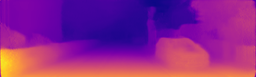
#> input picture rgb_depth.png, 256 x 77 px, shrunk from 937 x 283 before the run
$ jupyter execute SemiGlobalMatching_exam.ipynb
#> lines starting #> are read from the running program, lines starting #| are printed output that depends on the picture
[cell 1]
"""
python implementation of the semi-global matching algorithm from Stereo Processing by Semi-Global Matching
and Mutual Information (https://core.ac.uk/download/pdf/11134866.pdf) by Heiko Hirschmuller.

author: David-Alexandre Beaupre
date: 2019/07/12
"""

import argparse
import sys
import time as t

import cv2
import numpy as np


class Direction:
    def __init__(self, direction=(0, 0), name='invalid'):
        """
        represent a cardinal direction in image coordinates (top left = (0, 0) and bottom right = (1, 1)).
        :param direction: (x, y) for cardinal direction.
        :param name: common name of said direction.
        """
        self.direction = direction
        self.name = name


# 8 defined directions for sgm
N = Direction(direction=(0, -1), name='north')
NE = Direction(direction=(1, -1), name='north-east')
E = Direction(direction=(1, 0), name='east')
SE = Direction(direction=(1, 1), name='south-east')
S = Direction(direction=(0, 1), name='south')
SW = Direction(direction=(-1, 1), name='south-west')
W = Direction(direction=(-1, 0), name='west')
NW = Direction(direction=(-1, -1), name='north-west')


class Paths:
    def __init__(self):
        """
        represent the relation between the directions.
        """
        self.paths = [N, NE, E, SE, S, SW, W, NW]
        self.size = len(self.paths)
        self.effective_paths = [(E,  W), (SE, NW), (S, N), (SW, NE)]


class Parameters:
    def __init__(self, max_disparity=64, P1=5, P2=70, csize=(7, 7), bsize=(3, 3)):
        """
        represent all parameters used in the sgm algorithm.
        :param max_disparity: maximum distance between the same pixel in both images.
        :param P1: penalty for disparity difference = 1
        :param P2: penalty for disparity difference > 1
        :param csize: size of the kernel for the census transform.
        :param bsize: size of the kernel for blurring the images and median filtering.
        """
        self.max_disparity = max_disparity
        self.P1 = P1
        self.P2 = P2
        self.csize = csize
        self.bsize = bsize


def load_images(left_name, right_name, parameters):
    """
    read and blur stereo image pair.
    :param left_name: name of the left image.
    :param right_name: name of the right image.
    :param parameters: structure containing parameters of the algorithm.
    :return: blurred left and right images.
    """
    left = cv2.imread(left_name, 0)
    left = cv2.GaussianBlur(left, parameters.bsize, 0, 0)
    right = cv2.imread(right_name, 0)
    right = cv2.GaussianBlur(right, parameters.bsize, 0, 0)
    return left, right


def get_indices(offset, dim, direction, height):
    """
    for the diagonal directions (SE, SW, NW, NE), return the array of indices for the current slice.
    :param offset: difference with the main diagonal of the cost volume.
    :param dim: number of elements along the path.
    :param direction: current aggregation direction.
    :param height: H of the cost volume.
    :return: arrays for the y (H dimension) and x (W dimension) indices.
    """
    y_indices = []
    x_indices = []

    for i in range(0, dim):
        if direction == SE.direction:
            if offset < 0:
                y_indices.append(-offset + i)
                x_indices.append(0 + i)
            else:
                y_indices.append(0 + i)
                x_indices.append(offset + i)

        if direction == SW.direction:
            if offset < 0:
                y_indices.append(height + offset - i)
                x_indices.append(0 + i)
            else:
                y_indices.append(height - i)
                x_indices.append(offset + i)

    return np.array(y_indices), np.array(x_indices)


def get_path_cost(slice, offset, parameters):
    """
    part of the aggregation step, finds the minimum costs in a D x M slice (where M = the number of pixels in the
    given direction)
    :param slice: M x D array from the cost volume.
    :param offset: ignore the pixels on the border.
    :param parameters: structure containing parameters of the algorithm.
    :return: M x D array of the minimum costs for a given slice in a given direction.
    """
    other_dim = slice.shape[0]
    disparity_dim = slice.shape[1]

    disparities = [d for d in range(disparity_dim)] * disparity_dim
    disparities = np.array(disparities).reshape(disparity_dim, disparity_dim)

    penalties = np.zeros(shape=(disparity_dim, disparity_dim), dtype=slice.dtype)
    penalties[np.abs(disparities - disparities.T) == 1] = parameters.P1
    penalties[np.abs(disparities - disparities.T) > 1] = parameters.P2

    minimum_cost_path = np.zeros(shape=(other_dim, disparity_dim), dtype=slice.dtype)
    minimum_cost_path[offset - 1, :] = slice[offset - 1, :]

    for i in range(offset, other_dim):
        previous_cost = minimum_cost_path[i - 1, :]
        current_cost = slice[i, :]
        costs = np.repeat(previous_cost, repeats=disparity_dim, axis=0).reshape(disparity_dim, disparity_dim)
        costs = np.amin(costs + penalties, axis=0)
        minimum_cost_path[i, :] = current_cost + costs - np.amin(previous_cost)
    return minimum_cost_path


def aggregate_costs(cost_volume, parameters, paths):
    """
    second step of the sgm algorithm, aggregates matching costs for N possible directions (8 in this case).
    :param cost_volume: array containing the matching costs.
    :param parameters: structure containing parameters of the algorithm.
    :param paths: structure containing all directions in which to aggregate costs.
    :return: H x W x D x N array of matching cost for all defined directions.
    """
    height = cost_volume.shape[0]
    width = cost_volume.shape[1]
    disparities = cost_volume.shape[2]
    start = -(height - 1)
    end = width - 1

    aggregation_volume = np.zeros(shape=(height, width, disparities, paths.size), dtype=cost_volume.dtype)

    path_id = 0
    for path in paths.effective_paths:
        print('\tProcessing paths {} and {}...'.format(path[0].name, path[1].name), end='')
        sys.stdout.flush()
        dawn = t.time()

        main_aggregation = np.zeros(shape=(height, width, disparities), dtype=cost_volume.dtype)
        opposite_aggregation = np.copy(main_aggregation)

        main = path[0]
        if main.direction == S.direction:
            for x in range(0, width):
                south = cost_volume[0:height, x, :]
                north = np.flip(south, axis=0)
                main_aggregation[:, x, :] = get_path_cost(south, 1, parameters)
                opposite_aggregation[:, x, :] = np.flip(get_path_cost(north, 1, parameters), axis=0)

        if main.direction == E.direction:
            for y in range(0, height):
                east = cost_volume[y, 0:width, :]
                west = np.flip(east, axis=0)
                main_aggregation[y, :, :] = get_path_cost(east, 1, parameters)
                opposite_aggregation[y, :, :] = np.flip(get_path_cost(west, 1, parameters), axis=0)

        if main.direction == SE.direction:
            for offset in range(start, end):
                south_east = cost_volume.diagonal(offset=offset).T
                north_west = np.flip(south_east, axis=0)
                dim = south_east.shape[0]
                y_se_idx, x_se_idx = get_indices(offset, dim, SE.direction, None)
                y_nw_idx = np.flip(y_se_idx, axis=0)
                x_nw_idx = np.flip(x_se_idx, axis=0)
                main_aggregation[y_se_idx, x_se_idx, :] = get_path_cost(south_east, 1, parameters)
                opposite_aggregation[y_nw_idx, x_nw_idx, :] = get_path_cost(north_west, 1, parameters)

        if main.direction == SW.direction:
            for offset in range(start, end):
                south_west = np.flipud(cost_volume).diagonal(offset=offset).T
                north_east = np.flip(south_west, axis=0)
                dim = south_west.shape[0]
                y_sw_idx, x_sw_idx = get_indices(offset, dim, SW.direction, height - 1)
                y_ne_idx = np.flip(y_sw_idx, axis=0)
                x_ne_idx = np.flip(x_sw_idx, axis=0)
                main_aggregation[y_sw_idx, x_sw_idx, :] = get_path_cost(south_west, 1, parameters)
                opposite_aggregation[y_ne_idx, x_ne_idx, :] = get_path_cost(north_east, 1, parameters)

        aggregation_volume[:, :, :, path_id] = main_aggregation
        aggregation_volume[:, :, :, path_id + 1] = opposite_aggregation
        path_id = path_id + 2

        dusk = t.time()
        print('\t(done in {:.2f}s)'.format(dusk - dawn))

    return aggregation_volume


def compute_costs(left, right, parameters, save_images):
    """
    first step of the sgm algorithm, matching cost based on census transform and hamming distance.
    :param left: left image.
    :param right: right image.
    :param parameters: structure containing parameters of the algorithm.
    :param save_images: whether to save census images or not.
    :return: H x W x D array with the matching costs.
    """
    assert left.shape[0] == right.shape[0] and left.shape[1] == right.shape[1], 'left & right must have the same shape.'
    assert parameters.max_disparity > 0, 'maximum disparity must be greater than 0.'

    height = left.shape[0]
    width = left.shape[1]
    cheight = parameters.csize[0]
    cwidth = parameters.csize[1]
    y_offset = int(cheight / 2)
    x_offset = int(cwidth / 2)
    disparity = parameters.max_disparity

    left_img_census = np.zeros(shape=(height, width), dtype=np.uint8)
    right_img_census = np.zeros(shape=(height, width), dtype=np.uint8)
    left_census_values = np.zeros(shape=(height, width), dtype=np.uint64)
    right_census_values = np.zeros(shape=(height, width), dtype=np.uint64)

    print('\tComputing left and right census...', end='')
    sys.stdout.flush()
    dawn = t.time()
    # pixels on the border will have no census values
    for y in range(y_offset, height - y_offset):
        for x in range(x_offset, width - x_offset):
            left_census = np.int64(0)
            center_pixel = left[y, x]
            reference = np.full(shape=(cheight, cwidth), fill_value=center_pixel, dtype=np.int64)
            image = left[(y - y_offset):(y + y_offset + 1), (x - x_offset):(x + x_offset + 1)]
            comparison = image - reference
            for j in range(comparison.shape[0]):
                for i in range(comparison.shape[1]):
                    if (i, j) != (y_offset, x_offset):
                        left_census = left_census << 1
                        if comparison[j, i] < 0:
                            bit = 1
                        else:
                            bit = 0
                        left_census = left_census | bit
            left_img_census[y, x] = np.uint8(left_census)
            left_census_values[y, x] = left_census

            right_census = np.int64(0)
            center_pixel = right[y, x]
            reference = np.full(shape=(cheight, cwidth), fill_value=center_pixel, dtype=np.int64)
            image = right[(y - y_offset):(y + y_offset + 1), (x - x_offset):(x + x_offset + 1)]
            comparison = image - reference
            for j in range(comparison.shape[0]):
                for i in range(comparison.shape[1]):
                    if (i, j) != (y_offset, x_offset):
                        right_census = right_census << 1
                        if comparison[j, i] < 0:
                            bit = 1
                        else:
                            bit = 0
                        right_census = right_census | bit
            right_img_census[y, x] = np.uint8(right_census)
            right_census_values[y, x] = right_census

    dusk = t.time()
    print('\t(done in {:.2f}s)'.format(dusk - dawn))

    if save_images:
        cv2.imwrite('left_census.png', left_img_census)
        cv2.imwrite('right_census.png', right_img_census)

    print('\tComputing cost volumes...', end='')
    sys.stdout.flush()
    dawn = t.time()
    left_cost_volume = np.zeros(shape=(height, width, disparity), dtype=np.uint32)
    right_cost_volume = np.zeros(shape=(height, width, disparity), dtype=np.uint32)
    lcensus = np.zeros(shape=(height, width), dtype=np.int64)
    rcensus = np.zeros(shape=(height, width), dtype=np.int64)
    for d in range(0, disparity):
        rcensus[:, (x_offset + d):(width - x_offset)] = right_census_values[:, x_offset:(width - d - x_offset)]
        left_xor = np.int64(np.bitwise_xor(np.int64(left_census_values), rcensus))
        left_distance = np.zeros(shape=(height, width), dtype=np.uint32)
        while not np.all(left_xor == 0):
            tmp = left_xor - 1
            mask = left_xor != 0
            left_xor[mask] = np.bitwise_and(left_xor[mask], tmp[mask])
            left_distance[mask] = left_distance[mask] + 1
        left_cost_volume[:, :, d] = left_distance

        lcensus[:, x_offset:(width - d - x_offset)] = left_census_values[:, (x_offset + d):(width - x_offset)]
        right_xor = np.int64(np.bitwise_xor(np.int64(right_census_values), lcensus))
        right_distance = np.zeros(shape=(height, width), dtype=np.uint32)
        while not np.all(right_xor == 0):
            tmp = right_xor - 1
            mask = right_xor != 0
            right_xor[mask] = np.bitwise_and(right_xor[mask], tmp[mask])
            right_distance[mask] = right_distance[mask] + 1
        right_cost_volume[:, :, d] = right_distance

    dusk = t.time()
    print('\t(done in {:.2f}s)'.format(dusk - dawn))

    return left_cost_volume, right_cost_volume


def select_disparity(aggregation_volume):
    """
    last step of the sgm algorithm, corresponding to equation 14 followed by winner-takes-all approach.
    :param aggregation_volume: H x W x D x N array of matching cost for all defined directions.
    :return: disparity image.
    """
    volume = np.sum(aggregation_volume, axis=3)
    disparity_map = np.argmin(volume, axis=2)

    print ("----------- display disparity --------------------")
    print ("disparity_map ="  , disparity_map)
    print ("disparity_map_dim = ", disparity_map.shape)
    return disparity_map


def normalize(volume, parameters):
    """
    transforms values from the range (0, 64) to (0, 255).
    :param volume: n dimension array to normalize.
    :param parameters: structure containing parameters of the algorithm.
    :return: normalized array.
    """
    return 255.0 * volume / parameters.max_disparity


def get_recall(disparity, gt, args):
    """
    computes the recall of the disparity map.
    :param disparity: disparity image.
    :param gt: path to ground-truth image.
    :param args: program arguments.
    :return: rate of correct predictions.
    """
    gt = np.float32(cv2.imread(gt, cv2.IMREAD_GRAYSCALE))
    gt = np.int16(gt / 255.0 * float(args.disp))
    disparity = np.int16(np.float32(disparity) / 255.0 * float(args.disp))
    correct = np.count_nonzero(np.abs(disparity - gt) <= 3)
    return float(correct) / gt.size


def sgm():
    """
    main function applying the semi-global matching algorithm.
    :return: void.
    """
    parser = argparse.ArgumentParser()
    parser.add_argument('--left', default='cones/im2.png', help='name (path) to the left image')
    parser.add_argument('--right', default='cones/im6.png', help='name (path) to the right image')
    parser.add_argument('--left_gt', default='cones/disp2.png', help='name (path) to the left ground-truth image')
    parser.add_argument('--right_gt', default='cones/disp6.png', help='name (path) to the right ground-truth image')
    parser.add_argument('--output', default='disparity_map.png', help='name of the output image')
    parser.add_argument('--disp', default=64, type=int, help='maximum disparity for the stereo pair')
    parser.add_argument('--images', default=False, type=bool, help='save intermediate representations')
    parser.add_argument('--eval', default=True, type=bool, help='evaluate disparity map with 3 pixel error')
    args = parser.parse_args()

    left_name = args.left
    right_name = args.right
    left_gt_name = args.left_gt
    right_gt_name = args.right_gt
    output_name = args.output
    disparity = args.disp
    save_images = args.images
    evaluation = args.eval

    dawn = t.time()

    parameters = Parameters(max_disparity=disparity, P1=10, P2=120, csize=(7, 7), bsize=(3, 3))
    paths = Paths()

    print('\nLoading images...')
    left, right = load_images(left_name, right_name, parameters)
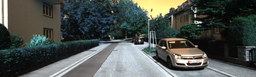
#> input picture rgb.png, 256 x 77 px, shrunk from 937 x 283 before the run

    print('\nStarting cost computation...')
    left_cost_volume, right_cost_volume = compute_costs(left, right, parameters, save_images)
#> after the loop in compute_costs, `for y in range(y_offset, height - y_offset):`:
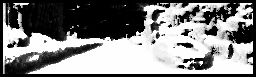
#> left_census_values: shape (77, 256) uint64; min 0, max 2.81e+14, mean 1.43e+14; drawn with min black and max white
#> after the loop in compute_costs, `for y in range(y_offset, height - y_offset):`:
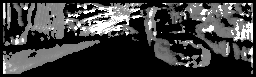
#> left_img_census: shape (77, 256); min 0, max 255, mean 62.6
#> after the loop in compute_costs, `for y in range(y_offset, height - y_offset):`:
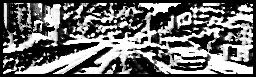
#> right_census_values: shape (77, 256) uint64; min 0, max 2.81e+14, mean 1.21e+14; drawn with min black and max white
#> after the loop in compute_costs, `for y in range(y_offset, height - y_offset):`:
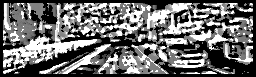
#> right_img_census: shape (77, 256); min 0, max 255, mean 109.1
#> after the loop in compute_costs, `for d in range(0, disparity):`:
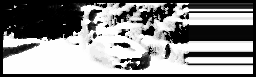
#> lcensus: shape (77, 256) int64; min 0, max 2.81e+14, mean 1.54e+14; drawn with min black and max white
#> after the loop in compute_costs, `for d in range(0, disparity):`:
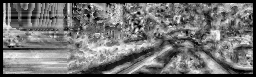
#> left_distance: shape (77, 256) uint32; min 0, max 48, mean 21.4; drawn with min black and max white
#> after the loop in compute_costs, `for d in range(0, disparity):`: left_xor: shape (77, 256) int64; every value is 0
#> after the loop in compute_costs, `for d in range(0, disparity):`:
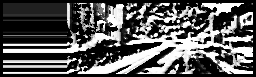
#> rcensus: shape (77, 256) int64; min 0, max 2.81e+14, mean 1.01e+14; drawn with min black and max white
#> after the loop in compute_costs, `for d in range(0, disparity):`:
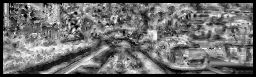
#> right_distance: shape (77, 256) uint32; min 0, max 48, mean 20.8; drawn with min black and max white
    if save_images:
        left_disparity_map = np.uint8(normalize(np.argmin(left_cost_volume, axis=2), parameters))
        cv2.imwrite('disp_map_left_cost_volume.png', left_disparity_map)
        right_disparity_map = np.uint8(normalize(np.argmin(right_cost_volume, axis=2), parameters))
        cv2.imwrite('disp_map_right_cost_volume.png', right_disparity_map)

    print('\nStarting left aggregation computation...')
    left_aggregation_volume = aggregate_costs(left_cost_volume, parameters, paths)
#> after the loop in aggregate_costs, `for path in paths.effective_paths:`: east: shape (256, 64) uint32; every value is 0
#> after the loop in aggregate_costs, `for path in paths.effective_paths:`: north: shape (77, 64) uint32; every value is 0
#> after the loop in aggregate_costs, `for path in paths.effective_paths:`: path_id = 8
    print('\nStarting right aggregation computation...')
    right_aggregation_volume = aggregate_costs(right_cost_volume, parameters, paths)
#> the loop in aggregate_costs (call 2), `for path in paths.effective_paths:` made 4 passes

    print('\nSelecting best disparities...')
    left_disparity_map = np.uint8(normalize(select_disparity(left_aggregation_volume), parameters))
#> (printed output is left out)
#| disparity_map_dim =  (77, 256)
    right_disparity_map = np.uint8(normalize(select_disparity(right_aggregation_volume), parameters))
#> (printed output is left out)
#| disparity_map_dim =  (77, 256)

    if save_images:
        cv2.imwrite('left_disp_map_no_post_processing.png', left_disparity_map)
        cv2.imwrite('right_disp_map_no_post_processing.png', right_disparity_map)

    print('\nApplying median filter...')
    left_disparity_map = cv2.medianBlur(left_disparity_map, parameters.bsize[0])
    right_disparity_map = cv2.medianBlur(right_disparity_map, parameters.bsize[0])
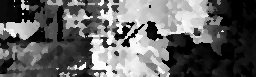
#> right_disparity_map: shape (77, 256); min 0, max 251, mean 99.3
    cv2.imwrite(f'left_{output_name}', left_disparity_map)
    cv2.imwrite(f'right_{output_name}', right_disparity_map)

    if evaluation:
        print('\nEvaluating left disparity map...')
        recall = get_recall(left_disparity_map, left_gt_name, args)
        print('\tRecall = {:.2f}%'.format(recall * 100.0))
#| 	Recall = 18.07%
        print('\nEvaluating right disparity map...')
        recall = get_recall(right_disparity_map, right_gt_name, args)
        print('\tRecall = {:.2f}%'.format(recall * 100.0))
#| 	Recall = 17.72%

    dusk = t.time()
    print('\nFin.')
    print('\nTotal execution time = {:.2f}s'.format(dusk - dawn))


if __name__ == '__main__':
    sgm()
